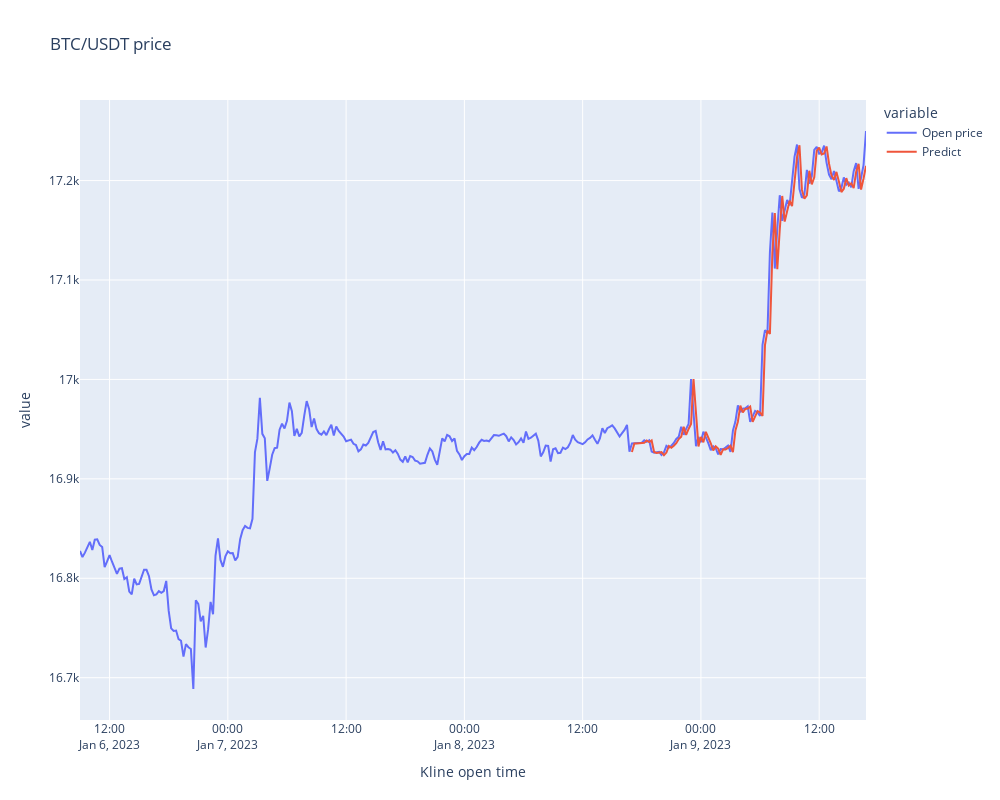

Here is the notebook cell this chart was saved with:
### Markdown cell above
### 📌 Visualize the prediction

### Code cell
visualize_prediction(predictions)

### Figure 1 — Plotly figure (JSON) as saved in the notebook; plotly's stock layout.template omitted (floating-point values rounded to 4 significant figures; data arrays with more than 128 entries replaced by an {"elided": "..."} marker saying what was removed)
{"data": [{"hovertemplate": "variable=Open price<br>Kline open time=%{x}<br>value=%{y}<extra></extra>", "legendgroup": "Open price", "line": {"color": "#636efa", "dash": "solid"}, "marker": {"symbol": "circle"}, "mode": "lines", "name": "Open price", "orientation": "v", "showlegend": true, "type": "scatter", "x": {"elided": "320 str values"}, "xaxis": "x", "y": {"elided": "320 float values"}, "yaxis": "y"}, {"hovertemplate": "variable=Predict<br>Kline open time=%{x}<br>value=%{y}<extra></extra>", "legendgroup": "Predict", "line": {"color": "#EF553B", "dash": "solid"}, "marker": {"symbol": "circle"}, "mode": "lines", "name": "Predict", "orientation": "v", "showlegend": true, "type": "scatter", "x": {"elided": "320 str values"}, "xaxis": "x", "y": {"elided": "320 float values"}, "yaxis": "y"}], "layout": {"height": 800, "legend": {"title": {"text": "variable"}, "tracegroupgap": 0}, "title": {"text": "BTC/USDT price"}, "width": 1000, "xaxis": {"anchor": "y", "domain": [0, 1], "title": {"text": "Kline open time"}}, "yaxis": {"anchor": "x", "domain": [0, 1], "title": {"text": "value"}}}}
